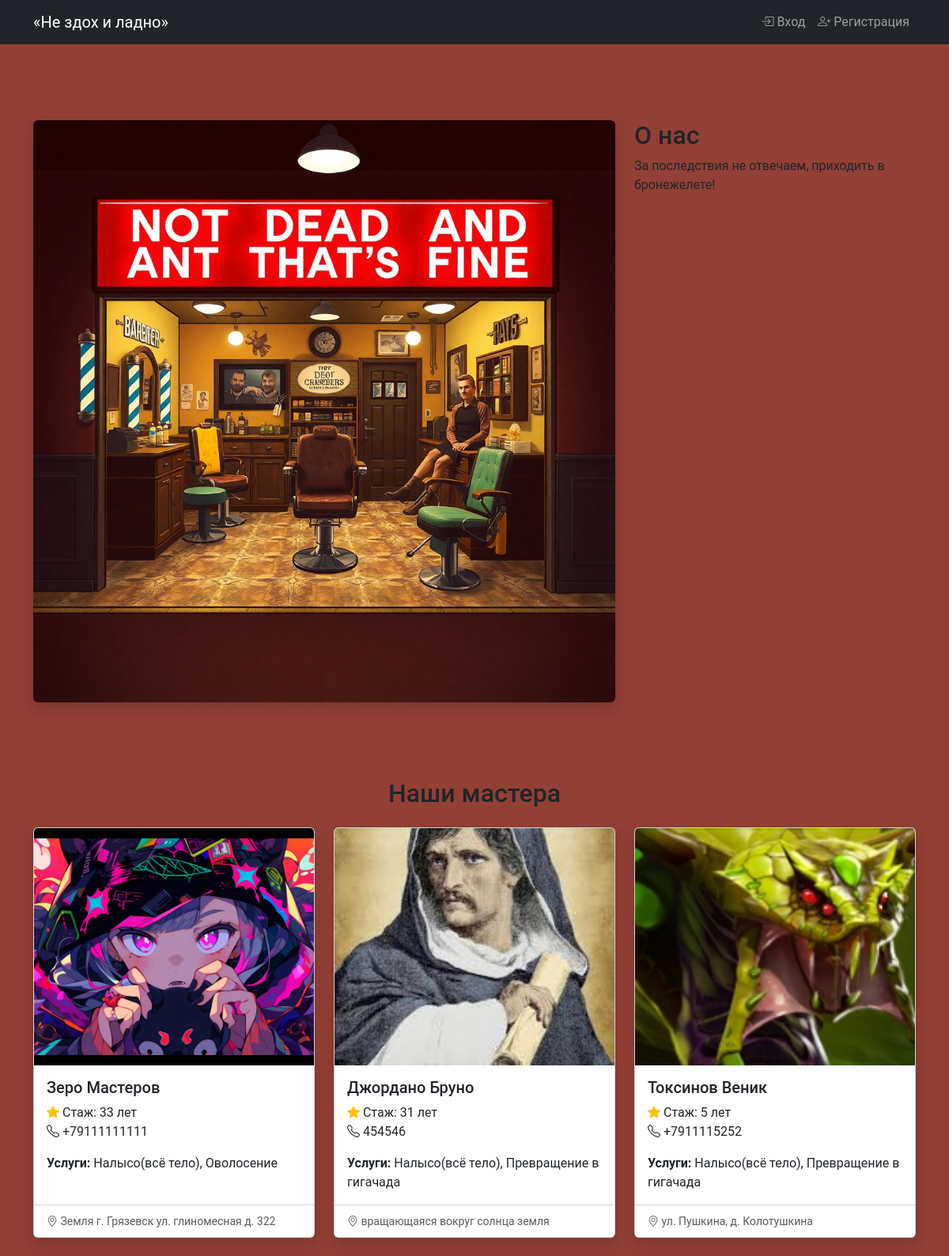
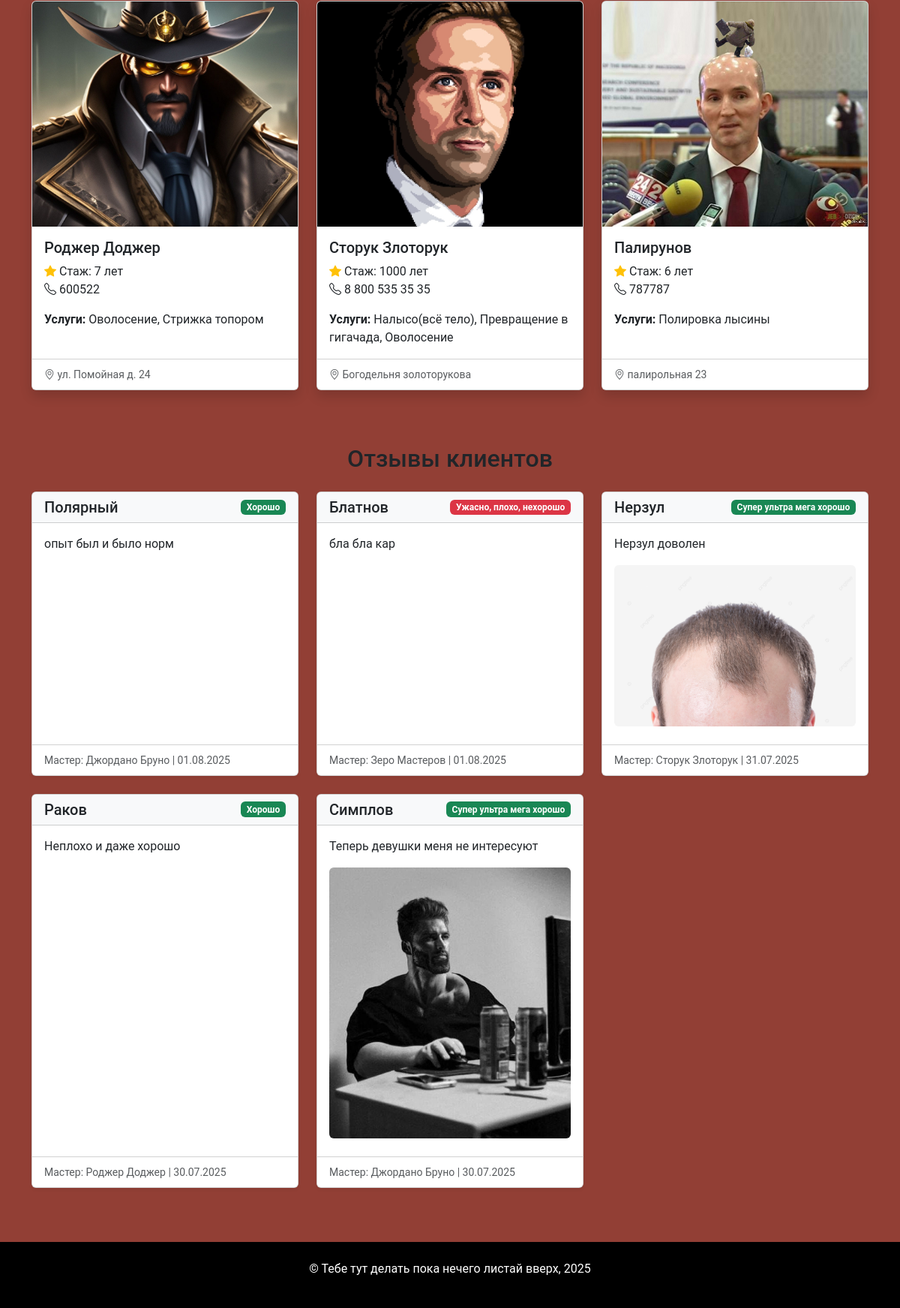
The page / on the database its author committed (2 pictures, top to bottom).
### core/models.py (models this page shows, shortened)
class Master(models.Model):
    name = models.CharField(max_length=150, verbose_name="Имя")
    photo = models.ImageField(upload_to="masters/", blank=True, verbose_name="Фотография", null=True)
    phone = models.CharField(max_length=20, verbose_name="Телефон")
    address = models.CharField(max_length=256, verbose_name="Адрес")
    experience = models.PositiveIntegerField(
        verbose_name="Стаж работы",
        help_text="Опыт работы в годах")
    services = models.ManyToManyField(
        "Service",
        related_name="masters",
        verbose_name="Услуги")
    is_active = models.BooleanField(
        default=True,
        verbose_name="Активен")
    class Meta:
        verbose_name = "Мастер"
        verbose_name_plural="Мастера"

class Service(models.Model):
    name = models.CharField(max_length=200, verbose_name="Название")
    description = models.TextField(blank=True, verbose_name="Описание")
    price = models.DecimalField(
        max_digits=10,
        decimal_places=2,
        verbose_name="Цена")
    duration = models.PositiveIntegerField (verbose_name="Длительность", help_text="Время выполнения в минутах")
    is_popular = models.BooleanField(default=False,  verbose_name="Популярная услуга")
    image = models.ImageField(
        null=True,
        upload_to="services/",
        blank=True,
        verbose_name="Изображение")
    class Meta:
        verbose_name = "Услуга"
        verbose_name_plural="Услуги"

class Review(models.Model):
    AI_CHOICES = [
    ("ai_checked_true", "Проверено ИИ"),
    ("ai_cancelled", "Отменено ИИ"),
    ("ai_checked_in_progress", "В процессе проверки"),
    ("ai_checked_false", "Не проверено"),
    ]
    ai_checked_status = models.CharField(
        max_length=30,
        choices=AI_CHOICES,
        default="ai_checked_false",
        verbose_name="Статус ИИ",
    )
    RATING_CHOICES = [
        (1, "Ужасно, плохо, нехорошо"),
        (2, "Плохо но хотябы жив"),
        (3, "Нормально нормально"),
        (4, "Хорошо"),
        (5, "Супер ультра мега хорошо")
    ]
    text = models.TextField(verbose_name="Текст отзыва")
    client_name = models.CharField(
        max_length=100,
        blank=True,
        null=True,
        verbose_name="Имя клиента")
    master = models.ForeignKey(
        "Master",
        on_delete=models.SET_NULL,
        null=True,
        verbose_name="Мастер")
    photo = models.ImageField(
        upload_to="reviews/",
        blank=True,
        null=True,
        verbose_name="Фотография")
    created_at = models.DateTimeField(auto_now_add=True, verbose_name="Дата создания")
    rating = models.PositiveSmallIntegerField(
        choices=RATING_CHOICES,
        default=5,
        verbose_name="Оценка")
    is_published = models.BooleanField(default=False, verbose_name="Опубликован")
    class Meta:
        verbose_name = "Отзыв"
        verbose_name_plural="Отзывы"

### core/views.py (the view)
# urls.py: path('', landing, name='landing'),
def landing(request):
    masters = Master.objects.filter(is_active=True)
    reviews = Review.objects.filter(is_published=True).order_by('-created_at')[:6]
    return render(request, 'landing.html', {'masters': masters, 'reviews': reviews})

### core/context_processors.py (called while the page is built)
def menu_barbershop(request):
    menu_context = [
        {"name": "Главная", "url": reverse("landing")},
        {"name": "О нас", "url": reverse("landing") + "#about"},
        {"name": "Преимущества", "url": reverse("landing") + "#benefits"},
        {"name": "Мастера", "url": reverse("landing") + "#masters"},
        {"name": "Услуги", "url": reverse("landing") + "#services"},
        {"name": "Запись", "url": reverse("landing") + "#booking"},
        {"name": "Спасибо", "url": reverse("thanks")},
    ]
    return menu_context

### templates/landing.html (shortened to what this page needs)
{% extends 'base.html' %}
{% load static %}
{% block content %}
<section id="about" class="row my-5 py-5">
    <div class="col-md-8">
        <img src="{% static 'images/barbershop.png' %}" id="StartIMG", alt="Наш барбершоп" class="img-fluid rounded shadow">
    </div>
    <div class="col-md-4">
        <h2>О нас</h2>
        <p>За последствия не отвечаем, приходить в бронежелете!</p>
    </div>
</section>
<section id="masters" class="mb-5">
    <h2 class="text-center mb-4">Наши мастера</h2>
    <div class="row">
        {% for master in masters %}
        <div class="col-md-4 mb-4">
            <div class="card h-100 shadow">
                {% if master.photo %}
                <img src="{{ master.photo.url }}" class="card-img-top" alt="{{ master.name }}" style="height: 300px; object-fit: cover;">
                {% else %}
                <div class="bg-light d-flex align-items-center justify-content-center" style="height: 300px;">
                    <span class="text-muted">Нет фото</span>
                </div>
                {% endif %}
                <div class="card-body">
                    <h5 class="card-title">{{ master.name }}</h5>
                    <p class="card-text">
                        <i class="bi bi-star-fill text-warning"></i> Стаж: {{ master.experience }} лет<br>
                        <i class="bi bi-telephone"></i> {{ master.phone }}
                    </p>
                    <p class="card-text">
                        <strong>Услуги:</strong>
                        {% for service in master.services.all|slice:":3" %}
                        {{ service.name }}{% if not forloop.last %}, {% endif %}
                        {% endfor %}
                    </p>
                </div>
                <div class="card-footer bg-white">
                    <small class="text-muted">
                        <i class="bi bi-geo-alt"></i> {{ master.address }}
                    </small>
                </div>
            </div>
        </div>
        {% endfor %}
    </div>
</section>
<section id="reviews" class="mb-5">
    <h2 class="text-center mb-4">Отзывы клиентов</h2>
    <div class="row">
        {% for review in reviews %}
        <div class="col-md-4 mb-4">
            <div class="card h-100 shadow-sm">
                <div class="card-header bg-light">
                    <div class="d-flex justify-content-between align-items-center">
                        <h5 class="card-title mb-0">
                            {{ review.client_name|default:"Аноним" }}
                        </h5>
                        <span class="badge bg-{% if review.rating >= 4 %}success{% elif review.rating >= 3 %}warning{% else %}danger{% endif %}">
                            {{ review.get_rating_display }}
                        </span>
                    </div>
                </div>
                <div class="card-body">
                    <p class="card-text">{{ review.text }}</p>
                    {% if review.photo %}
                    <img src="{{ review.photo.url }}" class="img-fluid rounded mb-2" alt="Фото отзыва">
                    {% endif %}
                </div>
                <div class="card-footer bg-white">
                    <small class="text-muted">
                        Мастер: {{ review.master.name }} |
                        {{ review.created_at|date:"d.m.Y" }}
                    </small>
                </div>
            </div>
        </div>
        {% endfor %}
    </div>
</section>
{% endblock %}

### static/css/main.css (style rules this page uses)
body { background-color: #7c170cd3; font-family: "Roboto", sans-serif; }

### rows shown on the page
Master: photo (picture), name "Зеро Мастеров", experience "33", phone "+79111111111", address "Земля г. Грязевск ул. глиномесная д. 322"
Service: name "Налысо(всё тело)"
Service: name "Оволосение"
Master: photo (picture), name "Джордано Бруно", experience "31", phone "454546", address "вращающаяся вокруг солнца земля"
Service: name "Превращение в гигачада"
Master: photo (picture), name "Токсинов Веник", experience "5", phone "+7911115252", address "ул. Пушкина, д. Колотушкина"
Master: photo (picture), name "Роджер Доджер", experience "7", phone "600522", address "ул. Помойная д. 24"
Service: name "Стрижка топором"
Master: photo (picture), name "Сторук Злоторук", experience "1000", phone "8 800 535 35 35", address "Богодельня золоторукова"
Master: photo (picture), name "Палирунов", experience "6", phone "787787", address "палирольная 23"
Service: name "Полировка лысины"
Review: client_name "Полярный", rating "Хорошо", text "опыт был и было норм", master.name "Джордано Бруно", created_at "01.08.2025"
Review: client_name "Блатнов", rating "Ужасно, плохо, нехорошо", text "бла бла кар", master.name "Зеро Мастеров", created_at "01.08.2025"
Review: client_name "Нерзул", rating "Супер ультра мега хорошо", text "Нерзул доволен", photo (picture), master.name "Сторук Злоторук", created_at "31.07.2025"
Review: client_name "Раков", rating "Хорошо", text "Неплохо и даже хорошо", master.name "Роджер Доджер", created_at "30.07.2025"
Review: client_name "Симплов", rating "Супер ультра мега хорошо", text "Теперь девушки меня не интересуют", photo (picture), master.name "Джордано Бруно", created_at "30.07.2025"
